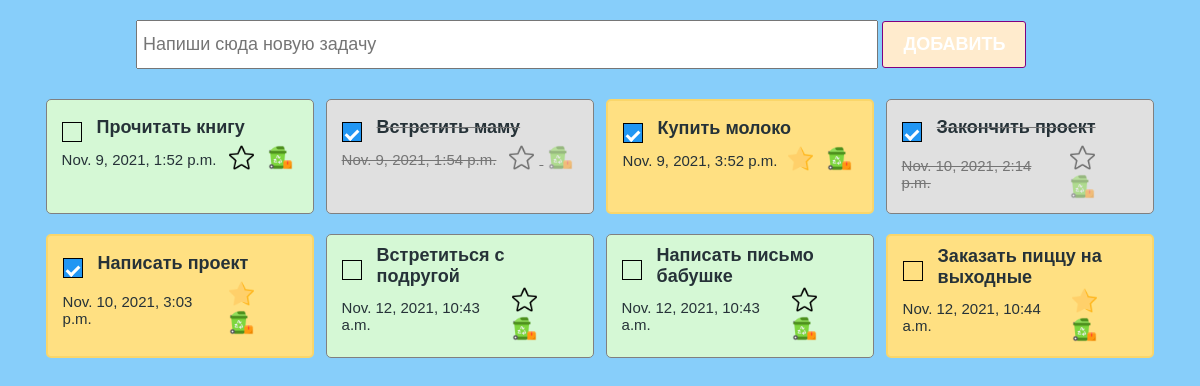
/test/, run on an earlier commit of the app's database.
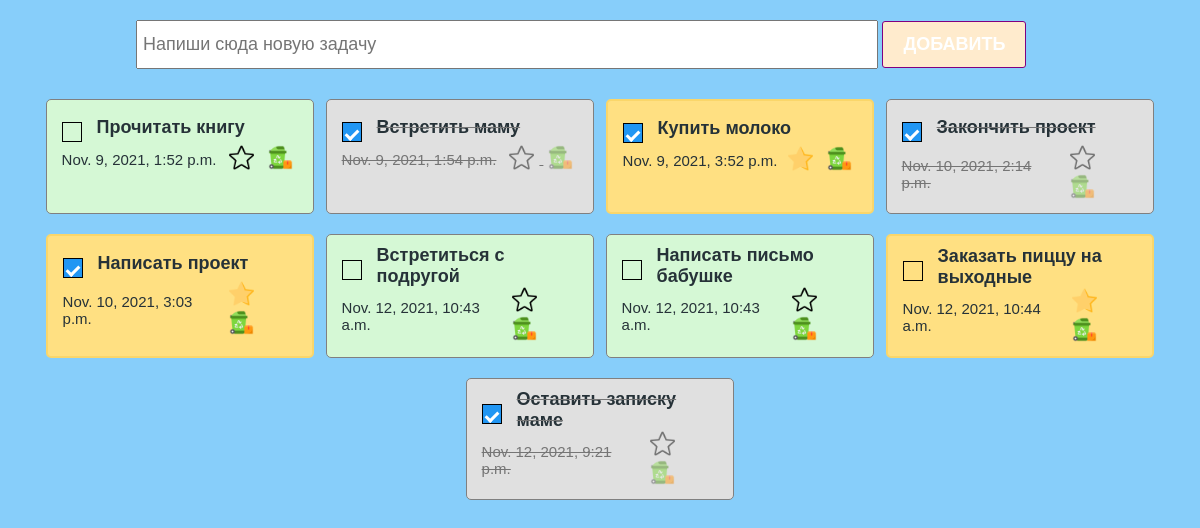
And on a later commit of the database.
### main/models.py (models this page shows)
class TODOLIST(models.Model):
    text = models.CharField(max_length=100)
    created_at = models.DateTimeField(auto_now_add=True)
    is_closed = models.BooleanField(default=False)
    is_favorite = models.BooleanField(default=False)

### main/views.py (the view)
# urls.py: path("test/", test, name="test"),
def test(request):
    todo_list = TODOLIST.objects.all()
    return render(request, "test.html", {"todo_list": todo_list} )

### main/templates/test.html (shortened to what this page needs)
{% load static %}
<!DOCTYPE html>
<html lang="en">
<head>
    <link rel="stylesheet" href="{% static 'styles/checkbox.css' %}">
    <link rel="stylesheet" href="{% static 'styles/index.css' %}" />
    <link rel="stylesheet" href="{% static 'styles/styles.css' %}" />
</head>
</body>
<section class="wrapper">
    <div class="create_container">
        <form action="{% url 'add-todo' %}" method="POST">
            <input class="create_input" type="text" placeholder="Напиши сюда новую задачу" name="todo_text" />
            <button class="create_button"> Добавить </button>
    </div>
    <div class="todo_container">
            {% for todo in todo_list %}
            <div class="todo_item
               {% if todo.is_favorite %}
                    marked
                {% elif todo.is_closed %}
                    done
               {% endif %}
            ">
                <div class="todo_item_header">
                    <label class="checkbox_container">
                        <span class="checkmark"></span>
                    </label>
                    <h4> <a href="{% url 'close-todo' todo.id %}">{{ todo.text}}</a></h4>
                </div>
                <div class="todo_item_footer">
                    <p>{{ todo.created_at }}</p>
                    <div class="action_buttons">
                        {% if todo.is_favorite%}
                        <a href="{% url 'unmark-todo' todo.id %}"><img src="{% static './icons/favourite.png' %}" /></a>
                        {% else %}
                        <a href="{% url 'mark-todo' todo.id %}"><img src="{% static './icons/star (1).png' %}" /></a>
                        {% endif %}
                        <a href="{% url 'delete-todo' todo.id %}"><img src="{% static './icons/recycle-bin.png' %}" /></a>
                    </div>
                </div>
            </div>
            {% endfor%}
    </div>
</section>
</html>

What changed in the data, as far as the page shows it:
added TODOLIST: text "Оставить записку маме", created_at "Nov. 12, 2021, 9:21 p.m.", is_favorite False (drawn)
